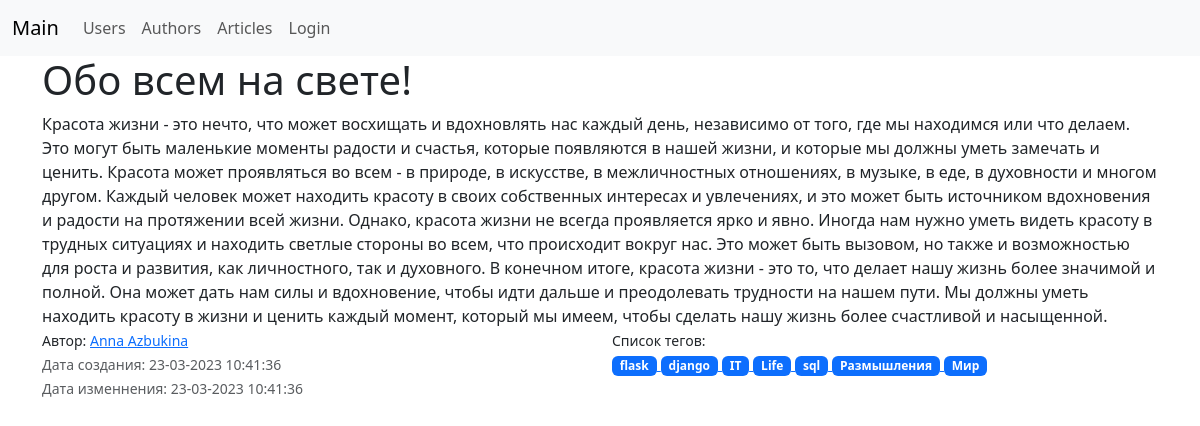
Page /articles/list/3 on the committed database.
### blog/models/article.py (models this page shows, shortened)
class Article(db.Model):
    __tablename__ = 'articles'
    id = Column(Integer, primary_key=True)
    author_id = Column(Integer, ForeignKey("authors.id"), nullable=False)
    title = Column(String(255))
    text = Column(Text)
    created_at = Column(DateTime, default=datetime.utcnow)
    updated_at = Column(DateTime, default=datetime.utcnow, onupdate=datetime.utcnow)
    author = relationship("Author", back_populates="articles")
    tags = relationship("Tag", secondary=article_tag_associations_table, back_populates="articles")

### blog/models/user.py (models this page shows, shortened)
class User(db.Model, UserMixin):
    __tablename__ = 'users'
    id = Column(Integer, primary_key=True)
    first_name = Column(String(255), nullable=False)
    last_name = Column(String(255), nullable=False)
    email = Column(String(255), unique=True)
    is_staff = Column(Boolean, nullable=False, default=False)
    password = Column(String(255), nullable=False)
    author = relationship("Author", uselist=False, back_populates="user")

### blog/models/tag.py (models this page shows, shortened)
class Tag(db.Model):
    __tablename__ = "tags"
    id = Column(Integer, primary_key=True)
    name = Column(String(80), nullable=False)
    articles = relationship("Article", secondary=article_tag_associations_table, back_populates="tags")

### blog/articles/views.py (the view)
@articleBlueprint.route('/list/<int:pk>')
def article_current(pk: int):
    current_article = Article.query.filter_by(id=pk).options(joinedload(Article.tags)).one_or_none()
    if current_article:
        return render_template("articles/current.html", article=current_article)
    raise NotFound(f"Article with id = {pk} not found")

### blog/templates/articles/current.html (shortened to what this page needs)
{% from "macro/refactorDate.html" import refactorDate %}
{% extends 'base.html'%}
{% block body %}
    <div class="row">
        <h1>{{article.title}}</h1>
    </div>
    <div class="row">
        <div class="col-md 12">{{article.text}}</div>
    </div>
    <div class="row">
        <div class="col 6">
            <div><small>Автор:
                <a href="{{ url_for('userBlueprint.get_user',pk=article.author_id)}}">{{article.author.user.first_name}} {{article.author.user.last_name}}
                </a></small></div>
            <div><small class="text-muted">Дата создания: {{refactorDate(article.created_at)}}</small></div>
            <div><small class="text-muted">Дата изменнения: {{refactorDate(article.updated_at)}}</small></div>
        </div>
        <div class="col 6">
            {% if article.tags %}
                <div><small>Список тегов:</small></div>
                {% for tag in article.tags %}
                    <row>
                        <a  href="{{ url_for('articleBlueprint.article_by_tag',tag_name=tag.name)}}">
                            <span class="badge text-bg-primary">{{tag.name}}</span>
                        </a>
                    </row>
                {% endfor %}
            {% endif %}
        </div>
    </div>
{% endblock %}

### blog/templates/macro/refactorDate.html
{% macro refactorDate(date) %}
    {{date.strftime('%d-%m-%Y %H:%M:%S')}}
{% endmacro %}

### blog/templates/base.html (shortened to what this page needs)
<!doctype html>
<html lang="en">
  <head>
      {% block css %}
        <link href="{{url_for('static', filename = 'css/bootstrap.min.css')}}" rel="stylesheet">
    {% endblock %}
  </head>
  <body>
  {% include 'navbar.html' %}
  <div class="container">
      {% block body %}{%endblock%}
  </div>
  </body>
</html>

### blog/templates/navbar.html (shortened to what this page needs)
<nav class="navbar navbar-expand-lg navbar-light bg-light">
  <div class="container-fluid">
    <a class="navbar-brand" href="/">Main</a>
    <div class="collapse navbar-collapse" id="navbarNav">
      <ul class="navbar-nav">
        <li class="nav-item">
          <a class="nav-link" href="{{ url_for('userBlueprint.users_list') }}">Users</a>
        </li>
        <li class="nav-item">
          <a class="nav-link" href="{{ url_for('authorBlueprint.author_list') }}">Authors</a>
        </li>
        <li class="nav-item">
          <a class="nav-link" href="{{ url_for('articleBlueprint.article_list') }}">Articles</a>
        </li>
        {% if  current_user.is_authenticated %}
          <li class="nav-item">
            <a class="nav-link" href="{{ url_for('articleBlueprint.article_create') }}">Create article</a>
          </li>
          {% if  current_user.is_authenticated %}
            <li class="nav-item">
              <a class="nav-link" href="/admin">Admin panel</a>
            </li>
          {% endif %}
          <li class="nav-item">
            <a class="nav-link" href="{{ url_for('authBlueprint.logout') }}">Logout ({{ current_user.first_name }})</a>
          </li>
        {% else %}
          <li class="nav-item">
            <a class="nav-link" href="{{ url_for('authBlueprint.login') }}">Login</a>
          </li>
        {% endif %}
      </ul>
    </div>
  </div>
</nav>

### rows in the picture
Article: title "Обо всем на свете!", text "Красота жизни - это нечто, что может восхищать и вдохновлять нас каждый день, независимо от того, где мы находимся или что делаем. Это могут быть маленькие моменты радости и счастья, которые появляются в нашей жизни, и которые мы должны уметь замечать и ценить. Красота может проявляться во всем - в природе, в искусстве, в межличностных отношениях, в музыке, в еде, в духовности и многом другом. Каждый человек может находить красоту в своих собственных интересах и увлечениях, и это может быть источником вдохновения и радости на протяжении всей жизни. Однако, красота жизни не всегда проявляется ярко и явно. Иногда нам нужно уметь видеть красоту в трудных ситуациях и находить светлые стороны во…", strftime "23-03-2023 10:41:36 23-03-2023 10:41:36"
User: author.user.first_name "Anna", author.user.last_name "Azbukina"
Tag: name "flask"
Tag: name "django"
Tag: name "IT"
Tag: name "Life"
Tag: name "sql"
Tag: name "Размышления"
Tag: name "Мир"
